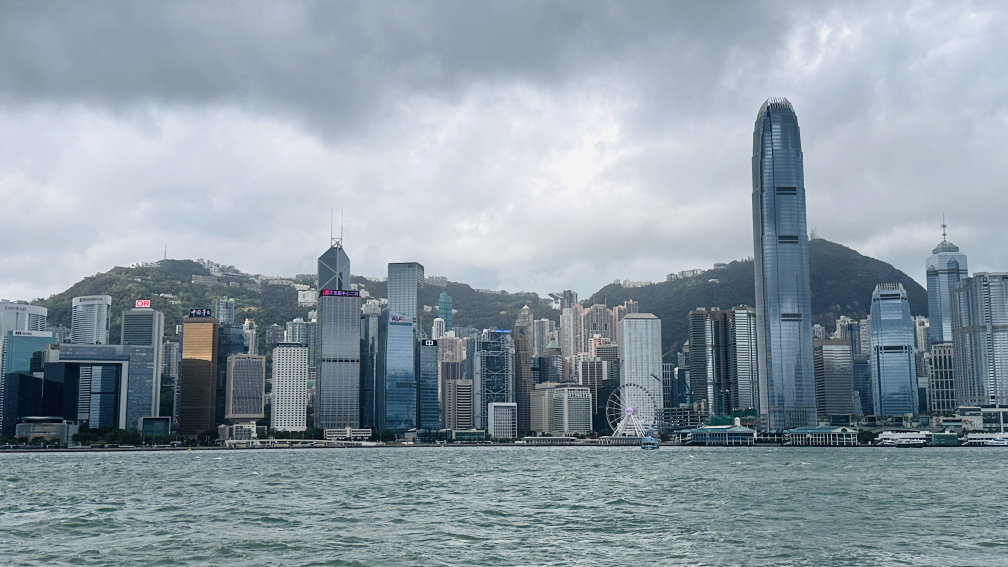
#> input picture input_photo.jpg, 4032 x 2268 px (shown at 1/4 size)
$ python main.py input_photo.jpg
#> lines starting #> are read from the running program, lines starting #| are printed output that depends on the picture
"""
CV课程作业（1）：线性滤波
实现：高斯金字塔、噪声生成、均匀平滑、高斯平滑、中值滤波
"""

import cv2
import numpy as np
from matplotlib import pyplot as plt
from matplotlib import rcParams

# 中文字体配置
rcParams['font.sans-serif'] = ['SimHei', 'Microsoft YaHei', 'DejaVu Sans']
rcParams['axes.unicode_minus'] = False


def load_image(path, gray=True):
    """加载图像，可选转为灰度图"""
    img = cv2.imread(path)
    if img is None:
        raise FileNotFoundError(f"无法加载图像: {path}")
    img = cv2.cvtColor(img, cv2.COLOR_BGR2RGB)
    if gray:
        img = cv2.cvtColor(img, cv2.COLOR_RGB2GRAY)
    return img


# ==================== 1. 高斯金字塔 ====================

def gaussian_pyramid(img, levels=4):
    """
    构建高斯金字塔
    每一层通过高斯模糊 + 下采样得到
    """
    pyramid = [img]
    current = img.copy()
    for i in range(levels - 1):
        current = cv2.pyrDown(current)
        pyramid.append(current)
    return pyramid


def show_pyramid(pyramid):
    """子图显示高斯金字塔"""
    n = len(pyramid)
    fig, axes = plt.subplots(1, n, figsize=(4 * n, 4))
    for i, (ax, img) in enumerate(zip(axes, pyramid)):
        ax.imshow(img, cmap='gray')
        ax.set_title(f'第{i}层 ({img.shape[1]}x{img.shape[0]})', fontsize=11)
        ax.axis('off')
    fig.suptitle('高斯金字塔 (Gaussian Pyramid)', fontsize=14, fontweight='bold')
    plt.tight_layout()
    return fig


# ==================== 2. 噪声生成 ====================

def add_gaussian_noise(img, mean=0, sigma=25):
    """添加高斯噪声"""
    noise = np.random.normal(mean, sigma, img.shape).astype(np.float32)
    noisy = img.astype(np.float32) + noise
    noisy = np.clip(noisy, 0, 255).astype(np.uint8)
    return noisy


def add_salt_pepper_noise(img, prob=0.05):
    """添加椒盐噪声"""
    noisy = img.copy()
    h, w = img.shape
    n_pixels = h * w

    # 盐噪声 (白色)
    n_salt = int(n_pixels * prob / 2)
    salt_coords = (np.random.randint(0, h, n_salt),
                   np.random.randint(0, w, n_salt))
    noisy[salt_coords] = 255

    # 椒噪声 (黑色)
    n_pepper = int(n_pixels * prob / 2)
    pepper_coords = (np.random.randint(0, h, n_pepper),
                     np.random.randint(0, w, n_pepper))
    noisy[pepper_coords] = 0

    return noisy


# ==================== 3. 平滑滤波 ====================

def uniform_smoothing(img, kernel_size=5):
    """均匀平滑（均值滤波）"""
    return cv2.blur(img, (kernel_size, kernel_size))


def gaussian_smoothing(img, kernel_size=5, sigma=1.0):
    """高斯平滑"""
    return cv2.GaussianBlur(img, (kernel_size, kernel_size), sigma)


def median_filtering(img, kernel_size=5):
    """中值滤波"""
    return cv2.medianBlur(img, kernel_size)


# ==================== 结果可视化 ====================

def show_noise_results(original, gaussian_noisy, sp_noisy):
    """显示原始图像和加噪结果"""
    fig, axes = plt.subplots(1, 3, figsize=(15, 5))

    images = [
        (original, '原始图像'),
        (gaussian_noisy, '高斯噪声 (σ=25)'),
        (sp_noisy, '椒盐噪声 (prob=0.05)'),
    ]
    for ax, (img, title) in zip(axes, images):
        ax.imshow(img, cmap='gray')
        ax.set_title(title, fontsize=12)
        ax.axis('off')
    fig.suptitle('噪声生成对比', fontsize=14, fontweight='bold')
    plt.tight_layout()
    return fig


def show_smoothing_results(original, uniform, gaussian):
    """显示原图及平滑结果"""
    fig, axes = plt.subplots(1, 3, figsize=(15, 5))

    images = [
        (original, '原始图像'),
        (uniform, '均匀平滑 (5x5)'),
        (gaussian, '高斯平滑 (5x5, σ=1)'),
    ]
    for ax, (img, title) in zip(axes, images):
        ax.imshow(img, cmap='gray')
        ax.set_title(title, fontsize=12)
        ax.axis('off')
    fig.suptitle('空间域平滑滤波', fontsize=14, fontweight='bold')
    plt.tight_layout()
    return fig


def show_denoising_results(gaussian_noisy, gs_denoised, median_denoised_g,
                           sp_noisy, gs_sp_denoised, median_denoised_sp):
    """显示去噪结果对比（2行3列）"""
    fig, axes = plt.subplots(2, 3, figsize=(15, 10))

    # 第一行：高斯噪声去噪
    for ax, (img, title) in zip(axes[0], [
        (gaussian_noisy, '高斯噪声图像'),
        (gs_denoised, '高斯平滑去噪 (5x5)'),
        (median_denoised_g, '中值滤波去噪 (5x5)'),
    ]):
        ax.imshow(img, cmap='gray')
        ax.set_title(title, fontsize=11)
        ax.axis('off')

    # 第二行：椒盐噪声去噪
    for ax, (img, title) in zip(axes[1], [
        (sp_noisy, '椒盐噪声图像'),
        (gs_sp_denoised, '高斯平滑去噪 (5x5)'),
        (median_denoised_sp, '中值滤波去噪 (5x5)'),
    ]):
        ax.imshow(img, cmap='gray')
        ax.set_title(title, fontsize=11)
        ax.axis('off')

    fig.suptitle('噪声去除效果对比', fontsize=14, fontweight='bold')
    plt.tight_layout()
    return fig


# ==================== 主流程 ====================

def main(image_path):
    # 加载图像
    img = load_image(image_path, gray=True)
#> in load_image, img is the input picture: shape (2268, 4032, 3); mean B, G, R 164.3, 154.4, 140.4
#> in load_image, `img = cv2.cvtColor(img, cv2.COLOR_RGB2GRAY)`:
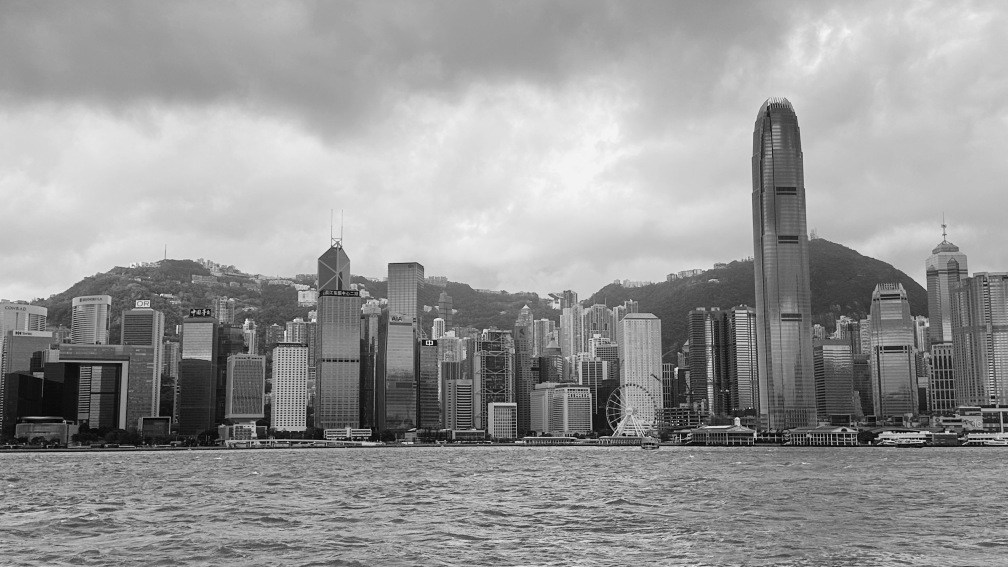
#> img: shape (2268, 4032) (shown at 1/4 size); min 0, max 248, mean 151.3
    print(f"图像尺寸: {img.shape}")
#| 图像尺寸: (2268, 4032)

    # ---- 1. 高斯金字塔 ----
    pyramid = gaussian_pyramid(img, levels=4)
#> the loop in gaussian_pyramid, `for i in range(levels - 1):` made 3 passes
#> pass 2, in gaussian_pyramid, `current = cv2.pyrDown(current)`:
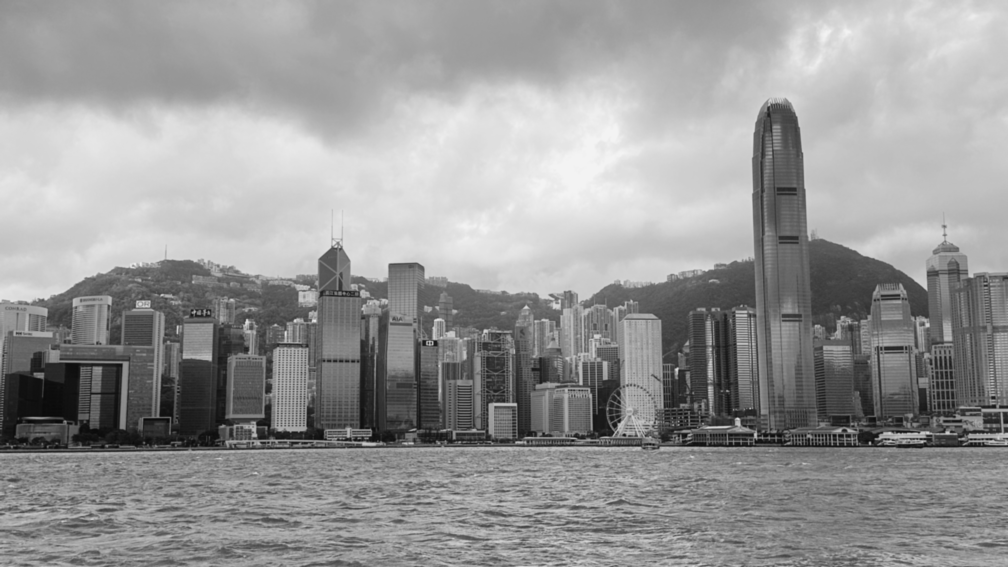
#> current: shape (567, 1008); min 8, max 243, mean 151.4
#> after the loop in gaussian_pyramid, `for i in range(levels - 1):`: pyramid = 4 items
#> pyramid = 4 items
    fig1 = show_pyramid(pyramid)
#> in show_pyramid, `n = len(pyramid)`: n = 4
#> the loop in show_pyramid, `for i, (ax, img) in enumerate(zip(axes, pyramid)):` made 4 passes
    fig1.savefig('output_1_pyramid.png', dpi=150, bbox_inches='tight')
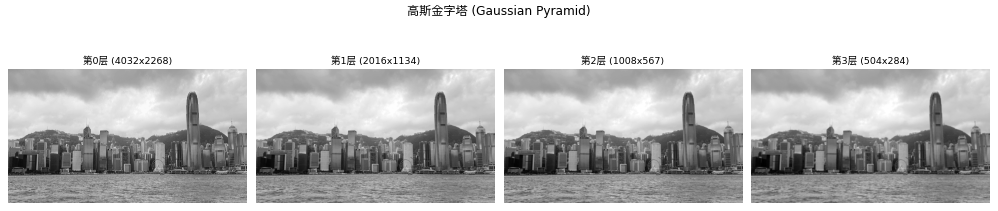
#> figure drawn by matplotlib, 4 panels
    print("1/5 高斯金字塔完成")

    # ---- 2. 添加噪声 ----
    img_gaussian_noise = add_gaussian_noise(img, sigma=25)
#> in add_gaussian_noise, `noisy = img.astype(np.float32) + noise`:
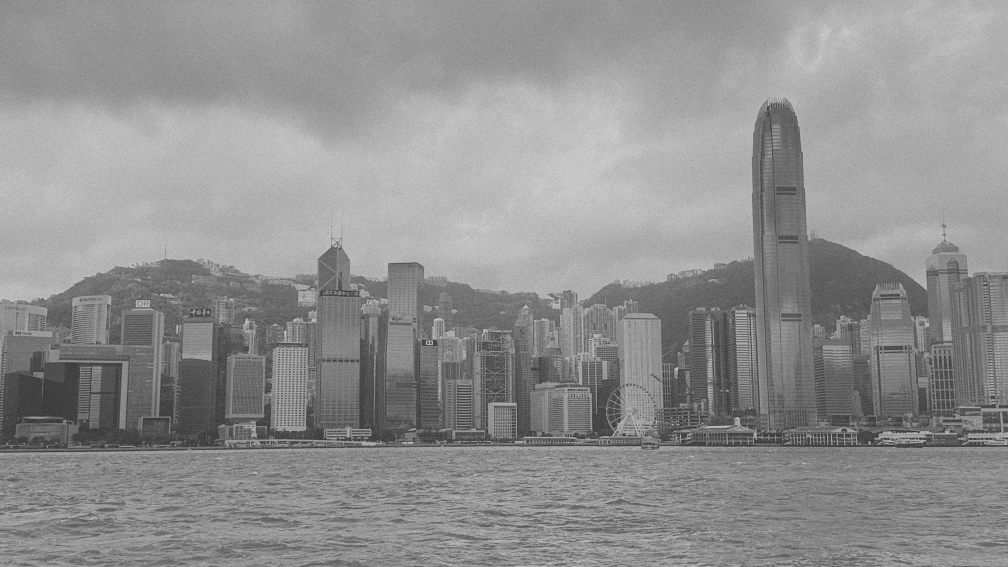
#> noisy: shape (2268, 4032) float32 (shown at 1/4 size); min -95.6, max 339.8, mean 151.3; drawn with min black and max white
    img_sp_noise = add_salt_pepper_noise(img, prob=0.05)
#> in add_salt_pepper_noise, `noisy[pepper_coords] = 0`:
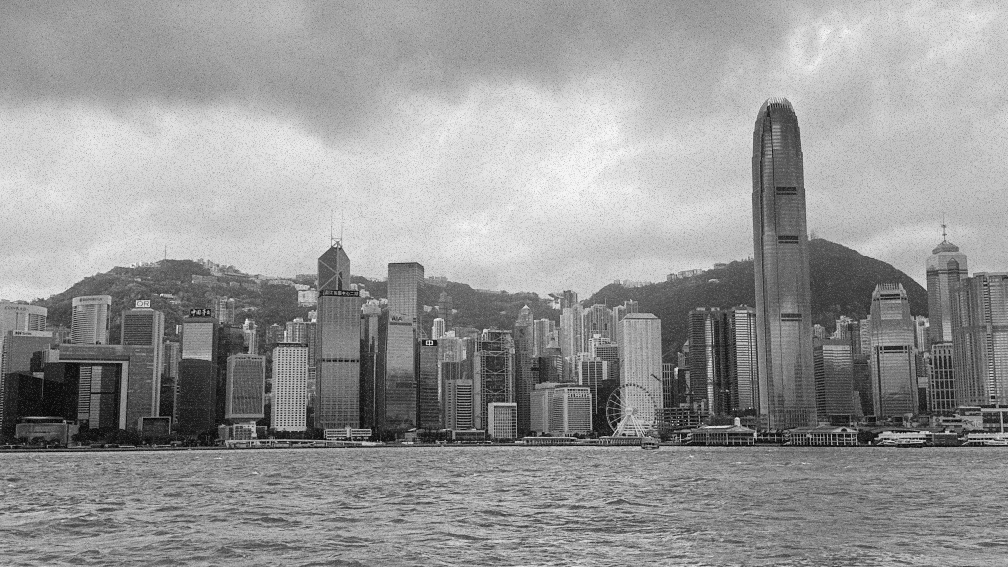
#> noisy: shape (2268, 4032) (shown at 1/4 size); min 0, max 255, mean 150.1
    fig2 = show_noise_results(img, img_gaussian_noise, img_sp_noise)
#> the loop in show_noise_results, `for ax, (img, title) in zip(axes, images):` made 3 passes
#> title on passes 1 to 3: '原始图像', '高斯噪声 (σ=25)', '椒盐噪声 (prob=0.05)'
    fig2.savefig('output_2_noise.png', dpi=150, bbox_inches='tight')
    print("2/5 噪声生成完成")

    # ---- 3. 平滑滤波 ----
    img_uniform = uniform_smoothing(img, kernel_size=5)
    img_gaussian_smooth = gaussian_smoothing(img, kernel_size=5, sigma=1.0)
    fig3 = show_smoothing_results(img, img_uniform, img_gaussian_smooth)
#> the loop in show_smoothing_results, `for ax, (img, title) in zip(axes, images):` made 3 passes
#> title on passes 1 to 3: '原始图像', '均匀平滑 (5x5)', '高斯平滑 (5x5, σ=1)'
    fig3.savefig('output_3_smoothing.png', dpi=150, bbox_inches='tight')
    print("3/5 空间域平滑完成")

    # ---- 4. 噪声图像去噪 ----
    # 高斯噪声 → 高斯平滑
    gs_on_gaussian = gaussian_smoothing(img_gaussian_noise, kernel_size=5, sigma=1.0)
    # 高斯噪声 → 中值滤波
    median_on_gaussian = median_filtering(img_gaussian_noise, kernel_size=5)
    # 椒盐噪声 → 高斯平滑
    gs_on_sp = gaussian_smoothing(img_sp_noise, kernel_size=5, sigma=1.0)
    # 椒盐噪声 → 中值滤波
    median_on_sp = median_filtering(img_sp_noise, kernel_size=5)

    fig4 = show_denoising_results(
        img_gaussian_noise, gs_on_gaussian, median_on_gaussian,
        img_sp_noise, gs_on_sp, median_on_sp
    )
#> the loop in show_denoising_results, `for ax, (img, title) in zip(axes[0], [ (gaussian_noisy, '高斯噪声图像'), (gs..` made 3 passes
#> the loop in show_denoising_results, `for ax, (img, title) in zip(axes[1], [ (sp_noisy, '椒盐噪声图像'), (gs_sp_de..` made 3 passes
    fig4.savefig('output_4_denoising.png', dpi=150, bbox_inches='tight')
    print("4/5 去噪处理完成")

    # ---- 5. 综合分析 ----
    fig5 = comprehensive_analysis(img, img_gaussian_noise, img_sp_noise,
                                  img_uniform, img_gaussian_smooth,
                                  gs_on_gaussian, median_on_gaussian,
                                  gs_on_sp, median_on_sp)
#> the loop in comprehensive_analysis, `for img, title, idx in positions:` made 9 passes
#> (title, idx) on passes 1 to 9: ('原始图像', 0), ('均匀平滑 (5x5)', 1), ('高斯平滑 (5x5, σ=1)', 2), ('高斯噪声 (σ=25)', 4), ('高斯平滑去噪', 5), ('中值滤波去噪', 6), ('椒盐噪声 (p=0.05)', 8), ('高斯平滑去噪', 9), ('中值滤波去噪', 10)
    fig5.savefig('output_5_analysis.png', dpi=150, bbox_inches='tight')
    print("5/5 综合分析完成")

    plt.show()
    print("所有结果已保存为 PNG 文件")


def comprehensive_analysis(original, gauss_noisy, sp_noisy,
                           uniform, gauss_smooth,
                           gs_on_gauss, median_on_gauss,
                           gs_on_sp, median_on_sp):
    """综合分析大图"""
    fig = plt.figure(figsize=(18, 12))

    positions = [
        (original, '原始图像', 0),
        (uniform, '均匀平滑 (5x5)', 1),
        (gauss_smooth, '高斯平滑 (5x5, σ=1)', 2),
        (gauss_noisy, '高斯噪声 (σ=25)', 4),
        (gs_on_gauss, '高斯平滑去噪', 5),
        (median_on_gauss, '中值滤波去噪', 6),
        (sp_noisy, '椒盐噪声 (p=0.05)', 8),
        (gs_on_sp, '高斯平滑去噪', 9),
        (median_on_sp, '中值滤波去噪', 10),
    ]

    for img, title, idx in positions:
        ax = fig.add_subplot(3, 4, idx + 1)
        ax.imshow(img, cmap='gray')
        ax.set_title(title, fontsize=10)
        ax.axis('off')

    # 添加行标签
    fig.text(0.02, 0.78, '平滑滤波', fontsize=12, fontweight='bold',
             va='center', rotation=90)
    fig.text(0.02, 0.50, '高斯噪声\n去噪对比', fontsize=12, fontweight='bold',
             va='center', rotation=90)
    fig.text(0.02, 0.22, '椒盐噪声\n去噪对比', fontsize=12, fontweight='bold',
             va='center', rotation=90)

    fig.suptitle('线性滤波综合分析', fontsize=16, fontweight='bold')
    plt.tight_layout(rect=[0.05, 0, 1, 0.96])
    return fig


if __name__ == '__main__':
    import sys
    if len(sys.argv) > 1:
        path = sys.argv[1]
    else:
        # 默认：使用 OpenCV 内置示例图
        path = cv2.samples.findFile('lena.jpg')
        if path is None:
            print("请提供图像路径: python main.py <image_path>")
            print("或放置 lena.jpg 到当前目录")
            sys.exit(1)
    main(path)
